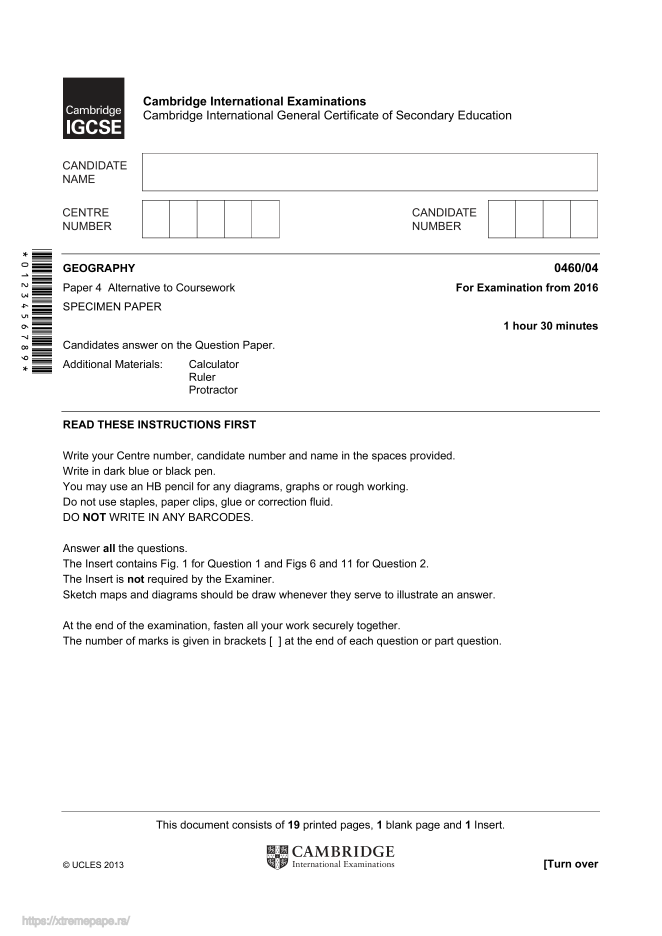
#> input picture Finalproj/image/Geoga_0.png, 3306 x 4678 px (shown at 1/5 size); its folder holds 5 pictures in this run; the run also reads 2 pictures not shown here
$ jupyter execute --allow-errors pdf2image.ipynb
#> lines starting #> are read from the running program, lines starting #| are printed output that depends on the picture
[cell 1]
from pdf2image import convert_from_path
from PIL import Image
import pytesseract
import os
import cv2
import glob

[cell 2]
def convert_pdf_and_crop(pdf_path, save_dir, res=400, crop_box=None):
    pages = convert_from_path(pdf_path, res, poppler_path=r'C:\poppler-24.02.0\Library\bin')

    name_with_extension = os.path.basename(pdf_path)
    name = os.path.splitext(name_with_extension)[0]

    if not os.path.exists(save_dir):
        os.makedirs(save_dir)

    for idx, page in enumerate(pages):
        page_path = os.path.join(save_dir, f"{name}_{idx}.png")
        page.save(page_path, "PNG")

        if crop_box:
            img = Image.open(page_path)
            cropped_img = img.crop(crop_box)
            cropped_img_path = os.path.join(save_dir, f"{name}_{idx}_cropped.png")
            cropped_img.save(cropped_img_path, "PNG")
            cropped_img.close()


pdf_path = "Geoga.pdf"
save_dir = "image/"
crop_box = (250, 350, 3450, 4200)


#> (the rest of this cell did not finish here and is left out)

[cell 3]
# load all images from folder using OS
def load_img(folder):
#> called with folder = 'image'
    images = []
    for filename in os.listdir(folder):
        img = cv2.imread(os.path.join(folder, filename))
#> img is the input picture: shape (4678, 3306, 3); mean B, G, R 246.2, 246.2, 246.2
        if img is not None:
            images.append(img)
    return images
images = load_img('image')
for img in images:
    cv2.imshow('Image', img)
    cv2.waitKey(0)  # Wait for any key press
    cv2.destroyAllWindows()  # Close all OpenCV windows

[cell 4]
def ImgtoText(image):
    text = pytesseract.image_to_string(Image.open(image))
ImgtoText('image/Geoga_0_cropped.png')
#> (the call stopped at in ImgtoText, `text = pytesseract.image_to_string(Image.open(image))`: pytesseract is not available in this run)

[cell 5]
images = [cv2.imread(file) for file in glob.glob("image/*.png")]
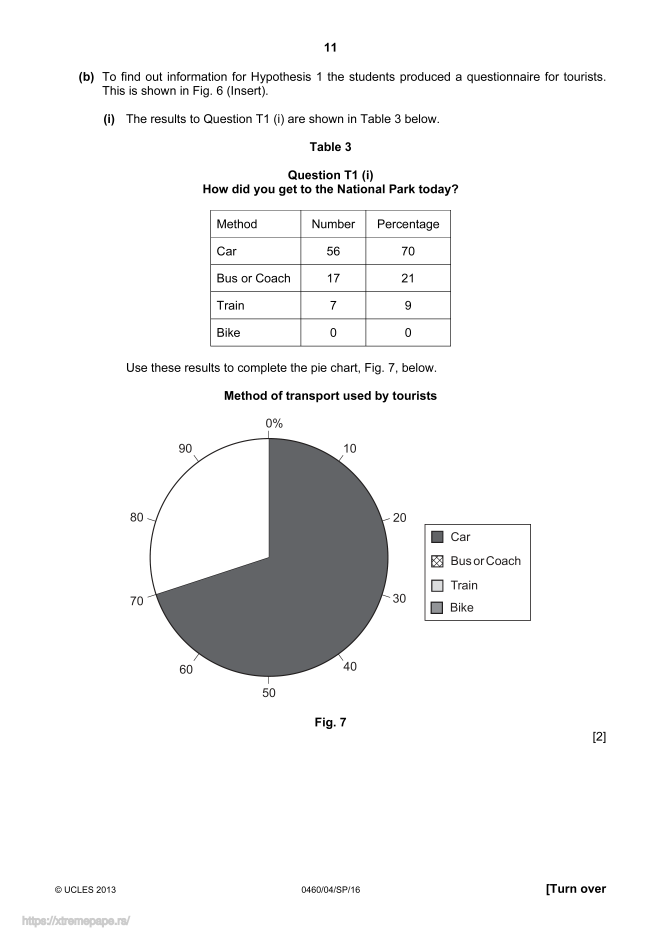
#> input picture Finalproj/image/Geoga_10.png, 3306 x 4678 px (shown at 1/5 size)
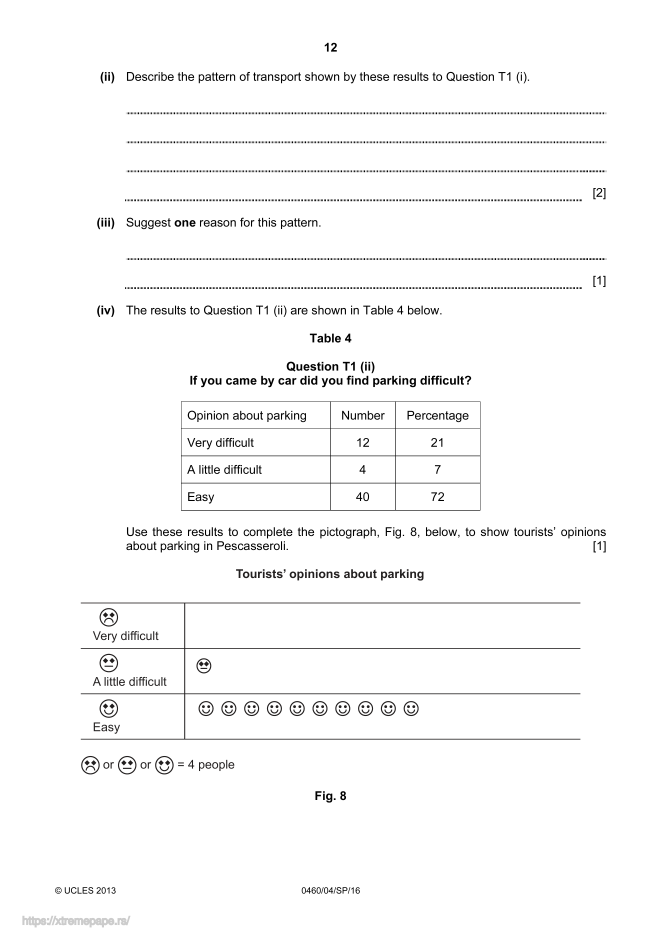
#> input picture Finalproj/image/Geoga_11.png, 3306 x 4678 px (shown at 1/5 size)
images
